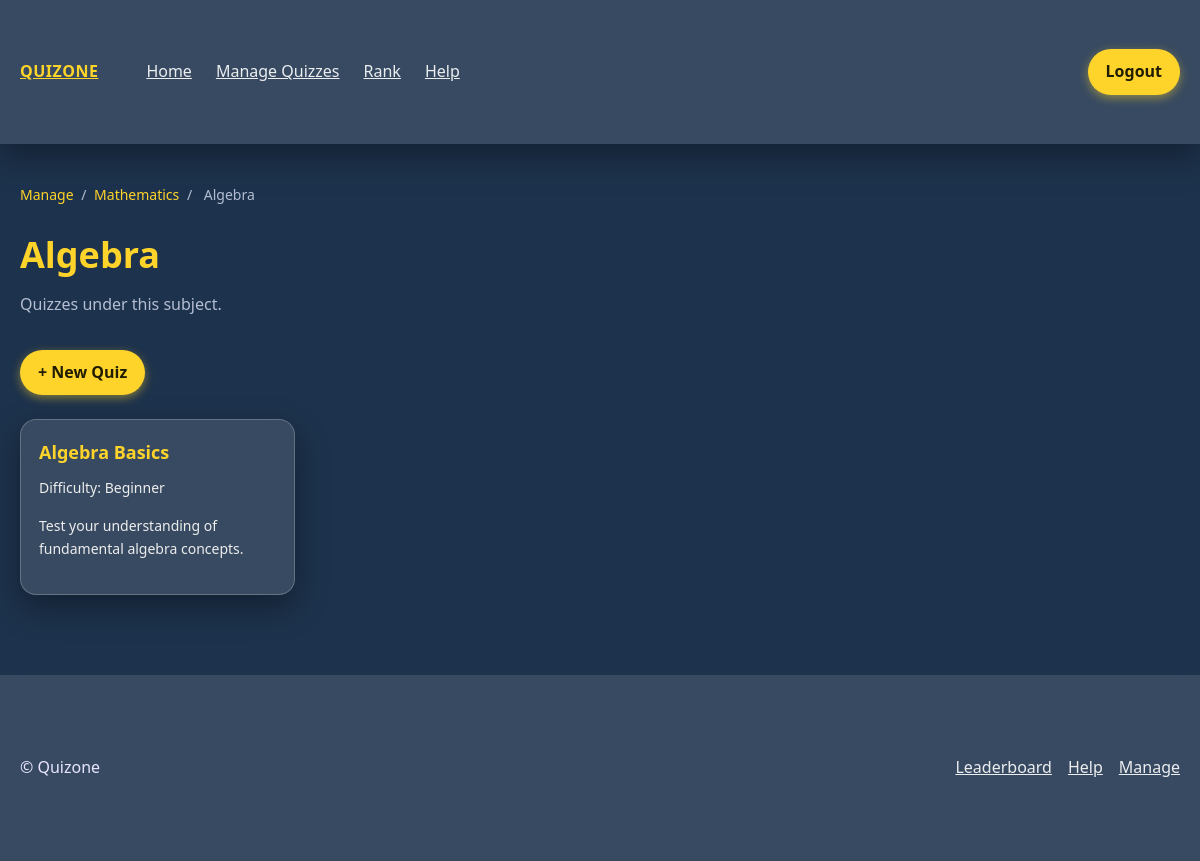
/?route=manage_subject&subject_id=1 (signed in), run on the app's committed database.
### tables this page shows
CREATE TABLE subject_categories (
  id INT AUTO_INCREMENT PRIMARY KEY,
  title VARCHAR(250) NOT NULL,
  description TEXT NULL
);

CREATE TABLE subjects (
  id INT AUTO_INCREMENT PRIMARY KEY,
  category_id INT NOT NULL,
  title VARCHAR(250) NOT NULL,
  subject_details TEXT,
  sort_order INT DEFAULT 0,
  FOREIGN KEY (category_id) REFERENCES subject_categories(id) ON DELETE CASCADE
);

CREATE TABLE quizzes (
  id INT AUTO_INCREMENT PRIMARY KEY,
  subject_id INT NOT NULL,
  title VARCHAR(250) NOT NULL,
  explanation TEXT,
  difficulty ENUM('Beginner','Intermediate','Advanced','Mixed') DEFAULT 'Mixed',
  sort_order INT DEFAULT 0,
  FOREIGN KEY (subject_id) REFERENCES subjects(id) ON DELETE CASCADE
);

### app/controllers/ManageController.php (called while the page is built, shortened)
<?php
require_once __DIR__ . '/../models/Subject.php';
require_once __DIR__ . '/../models/Quiz.php';
require_once __DIR__ . '/../models/Category.php';
  class ManageController extends Controller {
    public function showSubjectPage()
    {
      $subjectId = (int)$_GET['subject_id'];
      $subjectModel = new Subject();
      $quizModel = new Quiz();
      $categoryModel = new Category();
      $subject = $subjectModel->findById($subjectId);
      $category = $categoryModel->findById($subject['category_id']);
      $quizzes = $quizModel->getQuizzesBySubject($subjectId);
      $this->view('manage_subject', [
          'pageTitle' => 'Manage Subject',
          'subject'   => $subject,
          'category'  => $category,
          'quizzes'   => $quizzes,
      ]);
    }
}
?>

### app/config/database.php (called while the page is built, shortened)
<?php
  function getDBConnection() {
    $servername = 'localhost';
    $username = 'root';
    $password = '';
    $dbname = 'quiz';
    $port = 3308;
    $conn = new mysqli($servername, $username, $password, $dbname, $port);
    return $conn;
  }
?>

### app/models/Subject.php (called while the page is built, shortened)
<?php
require_once __DIR__ . '/../config/database.php';
class Subject
{
    private $conn;
    public function __construct()
    {
        $this->conn = getDBConnection();
    }
    public function findById($id)
    {
        $sql = "SELECT id, title, subject_details, category_id
                FROM subjects
                WHERE id = ?";
        $stmt = $this->conn->prepare($sql);
        $stmt->bind_param("i", $id);
        $stmt->execute();
        return $stmt->get_result()->fetch_assoc();
    }
}
?>

### app/models/Category.php (called while the page is built, shortened)
<?php
require_once __DIR__ . '/../config/database.php';
class Category
{
    private $conn;
    public function __construct()
    {
        $this->conn = getDBConnection();
    }
    public function findById(int $id)
    {
        $sql = "SELECT * FROM subject_categories WHERE id = ?";
        $stmt = $this->conn->prepare($sql);
        $stmt->bind_param("i", $id);
        $stmt->execute();
        return $stmt->get_result()->fetch_assoc();
    }
}
?>

### app/models/Quiz.php (called while the page is built, shortened)
<?php
require_once __DIR__ . '/../config/database.php';
class Quiz
{
    private $conn;
    public function __construct()
    {
        $this->conn = getDBConnection();
    }
    public function getQuizzesBySubject($subjectId)
    {
        $sql = "SELECT * FROM quizzes WHERE subject_id = ?";
        $stmt = $this->conn->prepare($sql);
        $stmt->bind_param("i", $subjectId);
        $stmt->execute();
        return $stmt->get_result()->fetch_all(MYSQLI_ASSOC);
    }
}
?>

### app/views/manage_subject.php (the view, shortened to what this page needs)
<?php
include 'app/views/layouts/header.php';
?>
<section class="container">
    <nav class="breadcrumb">
        <a href="/quiz_app/?route=manage">Manage</a>
        <span>/</span>
        <a href="/quiz_app/?route=manage_category&category_id=<?= (int)$category['id'] ?>">
            <?= htmlspecialchars($category['title']) ?>
        </a>
        <span>/</span>
        <span><?= htmlspecialchars($subject['title']) ?></span>
    </nav>
    <h1 class="page-title"><?= htmlspecialchars($subject['title']) ?></h1>
    <p class="sub">Quizzes under this subject.</p>
    <div class="toolbar">
        <a class="btn btn-primary"
           href="/quiz_app/?route=manage_create_quiz&subject_id=<?= (int)$subject['id'] ?>">
           + New Quiz
        </a>
    </div>
    <div class="quizzes-grid">
        <?php if (empty($quizzes)): ?>
            <p>No quizzes yet. Click "New Quiz" to create one.</p>
        <?php else: ?>
            <?php foreach ($quizzes as $quiz): ?>
                <a
                  class="quiz-card"
                  href="/quiz_app/?route=manage_quiz&quiz_id=<?= (int)$quiz['id'] ?>"
                >
                    <strong class="title"><?= htmlspecialchars($quiz['title']) ?></strong>
                    <?php if (!empty($quiz['difficulty'])): ?>
                        <p class="meta">Difficulty: <?= htmlspecialchars($quiz['difficulty']) ?></p>
                    <?php endif; ?>
                    <?php if (!empty($quiz['explanation'])): ?>
                        <p class="details"><?= htmlspecialchars($quiz['explanation']) ?></p>
                    <?php endif; ?>
                </a>
            <?php endforeach; ?>
        <?php endif; ?>
    </div>
</section>
<?php include 'app/views/layouts/footer.php'; ?>

### assets/css/style.css (style rules this page uses)
:root { --bg: #1d324c; --glass: rgba(208, 208, 208, 0.18); --text: #f1f1f1; --muted: #c8ccd8; --primary: #d9d9d9; --accent: #ffd42a; --card: #ffffff; --radius: 16px; --shadow: 0 10px 28px rgba(34, 25, 80, 0.2); --container: 1200px; --space-xs: 4px; --space-sm: 8px; --space-md: 16px; --space-lg: 24px; --space-xl: 40px; }
* { box-sizing: border-box; margin: 0; padding: 0; }
html, body { height: 100%; }
body { margin: 0; font: 16px/1.6 system-ui, Segoe UI, Roboto, sans-serif; color: var(--text); background: var(--bg); }
p { margin-bottom: var(--space-md); }
.btn { padding: 10px 18px; border-radius: var(--radius); font-weight: 600; text-decoration: none; display: inline-block; transition: 0.2s ease; }
.btn-primary { background: var(--accent); color: #000; }
.container { max-width: var(--container); margin: 0 auto; padding: var(--space-lg); }

### assets/css/manage.css (style rules this page uses)
:root { --bg: #1d324c; --glass: rgba(255, 255, 255, 0.12); --glass-border: rgba(255, 255, 255, 0.22); --glass-hover: rgba(255, 255, 255, 0.18); --text: #f2f6ff; --muted: #b4bed2; --primary: #ffd42a; --accent: #ffd42a; --radius: 16px; --shadow: 0 12px 32px rgba(0, 0, 0, 0.35); --container: 1200px; }
* { box-sizing: border-box; }
body { margin: 0; background: var(--bg); font-family: system-ui, sans-serif; color: var(--text); }
.container { max-width: var(--container); margin: 0 auto; padding: 40px 20px; }
.page-title { font-size: 36px; margin-bottom: 8px; font-weight: 700; color: var(--accent); }
.sub { font-size: 16px; color: var(--muted); margin-bottom: 32px; }
.toolbar { margin-bottom: 24px; }
.btn { display: inline-block; padding: 10px 18px; border-radius: 9999px; font-weight: 700; cursor: pointer; text-decoration: none; transition: 0.25s ease; }
.btn-primary { background: var(--accent); color: #1f1c00; box-shadow: 0 3px 10px rgba(255, 212, 42, 0.45); }
.subjects-grid, .quizzes-grid { display: grid; grid-template-columns: repeat(auto-fill, minmax(260px, 1fr)); gap: 20px; margin-top: 20px; }
.subject-card, .quiz-card { display: block; background: var(--glass); border: 1px solid var(--glass-border); border-radius: var(--radius); padding: 20px; backdrop-filter: blur(14px); -webkit-backdrop-filter: blur(14px); color: var(--text); text-decoration: none; box-shadow: var(--shadow); transition: 0.3s ease; position: relative; }
.subject-card .title, .quiz-card .title { font-size: 20px; font-weight: 600; color: #fff; }
.subject-card .details, .quiz-card .details, .quiz-card .meta { margin-top: 10px; font-size: 14px; color: var(--muted); }
.breadcrumb { margin-bottom: 20px; font-size: 14px; color: var(--muted); }
.breadcrumb a { color: var(--accent); text-decoration: none; }
.breadcrumb span { margin: 0 4px; }
.category-card, .subject-card, .quiz-card { padding: 18px; background: var(--glass); backdrop-filter: blur(12px); border-radius: var(--radius); box-shadow: var(--shadow); text-decoration: none; color: var(--text); display: block; position: relative; border: 1px solid rgba(255, 255, 255, 0.22); transition: transform 0.15s ease, background 0.25s ease; }
.category-card .title, .subject-card .title, .quiz-card .title { font-size: 20px; font-weight: 700; margin-bottom: 6px; color: var(--accent); }
.details, .meta { font-size: 14px; color: var(--muted); margin-top: 6px; }
.quizzes-grid { display: grid; grid-template-columns: repeat(auto-fill, minmax(260px, 1fr)); gap: 20px; margin-top: 20px; }
.quiz-card { background: var(--glass); border-radius: var(--radius); padding: 18px; backdrop-filter: blur(14px); box-shadow: var(--shadow); transition: transform 0.15s ease; }
.quiz-card .title { font-size: 18px; color: var(--accent); }
.quiz-card .meta, .quiz-card .details { color: #ededed; font-size: 14px; }

### data on the page
subject_categories: title "Mathematics"
subjects: title "Algebra"
quizzes: title "Algebra Basics", difficulty "Beginner", explanation "Test your understanding of fundamental algebra concepts."
